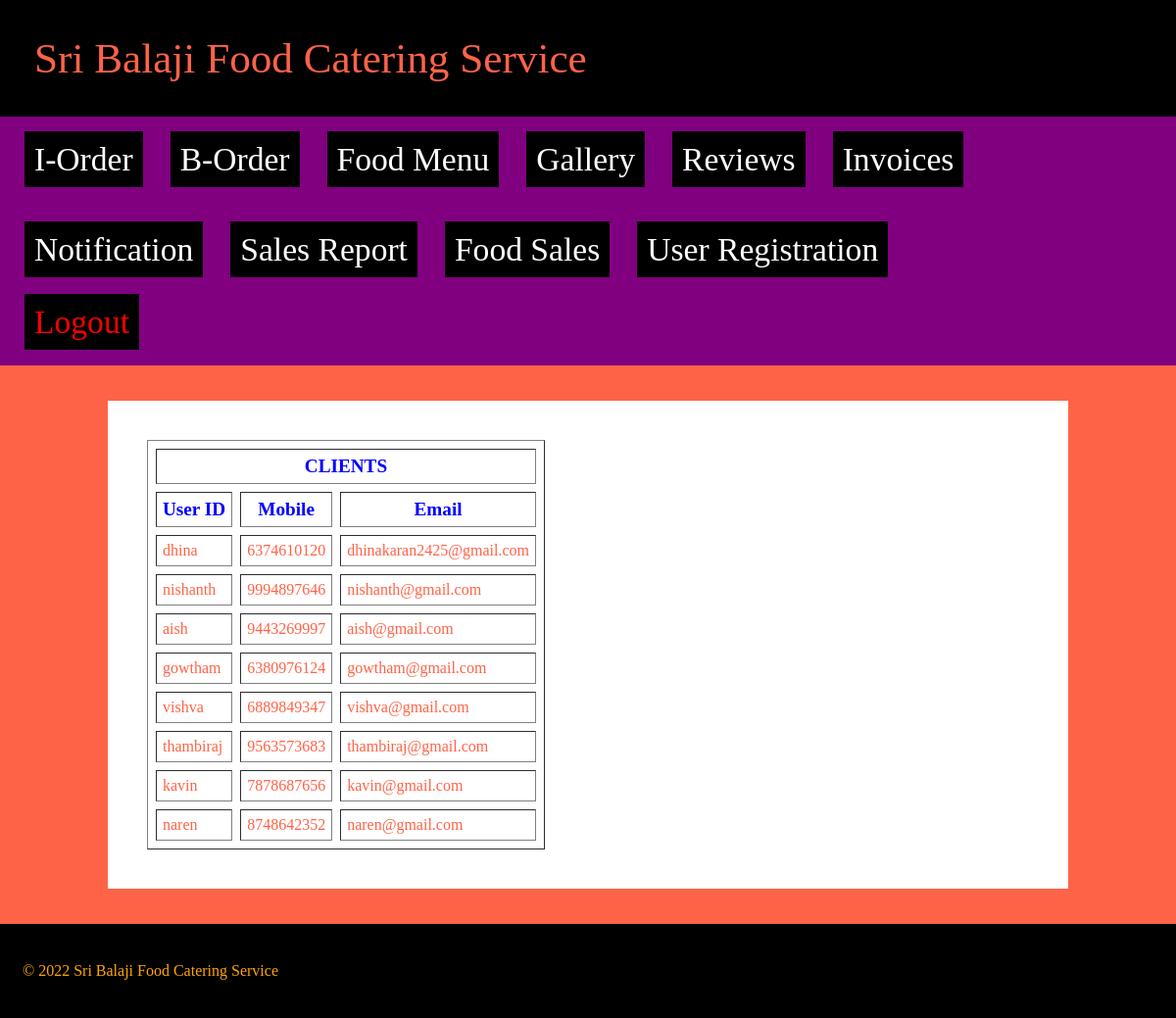
Screenshot of /admin/user.php with the database file from the repository.
### tables this page shows
CREATE TABLE IF NOT EXISTS `registration` (
  `id` bigint(12) NOT NULL AUTO_INCREMENT,
  `userid` varchar(50) NOT NULL,
  `password` varchar(50) NOT NULL,
  `mobile` bigint(10) NOT NULL,
  `email` varchar(30) NOT NULL,
  PRIMARY KEY (`id`),
  UNIQUE KEY `mobile` (`mobile`),
  UNIQUE KEY `userid` (`userid`),
  UNIQUE KEY `email` (`email`)
);

### admin/user.php (the view, shortened to what this page needs)
<?php include "header.php"; ?>
<div class="content">
	<?php include  "connect.php"; ?>
	<table border=1 cellpadding="6" cellspacing="8">
		<tr>
			 <th colspan="8">CLIENTS</th>
		</tr>
		<tr>
			<th>User ID</th>
			<th>Mobile</th>
			<th>Email</th>
		</tr>
		<?php
		$s = mysqli_query($con,"select * from registration");
		while($r = mysqli_fetch_array($s))
		{
		?>
		<tr>
			<td><?php echo $r['userid']; ?></td>
			<td><?php echo $r['mobile']; ?></td>
			<td><?php echo $r['email']; ?></td>
		<?php
		}
		?>
	</table>
	</div>
<?php include "footer.php"; ?>

### admin/style2.css (style rules this page uses)
.content { background-color: white; font-size:21px; width: 75%; margin: 0 auto; padding: 40px; }
tr { color: tomato; }
th { color: blue; font-size: 1.2em; }

### rows the page displays
registration: userid "dhina", mobile "6374610120", email "dhinakaran2425@gmail.com"
registration: userid "nishanth", mobile "9994897646", email "nishanth@gmail.com"
registration: userid "aish", mobile "9443269997", email "aish@gmail.com"
registration: userid "gowtham", mobile "6380976124", email "gowtham@gmail.com"
registration: userid "vishva", mobile "6889849347", email "vishva@gmail.com"
registration: userid "thambiraj", mobile "9563573683", email "thambiraj@gmail.com"
registration: userid "kavin", mobile "7878687656", email "kavin@gmail.com"
registration: userid "naren", mobile "8748642352", email "naren@gmail.com"
